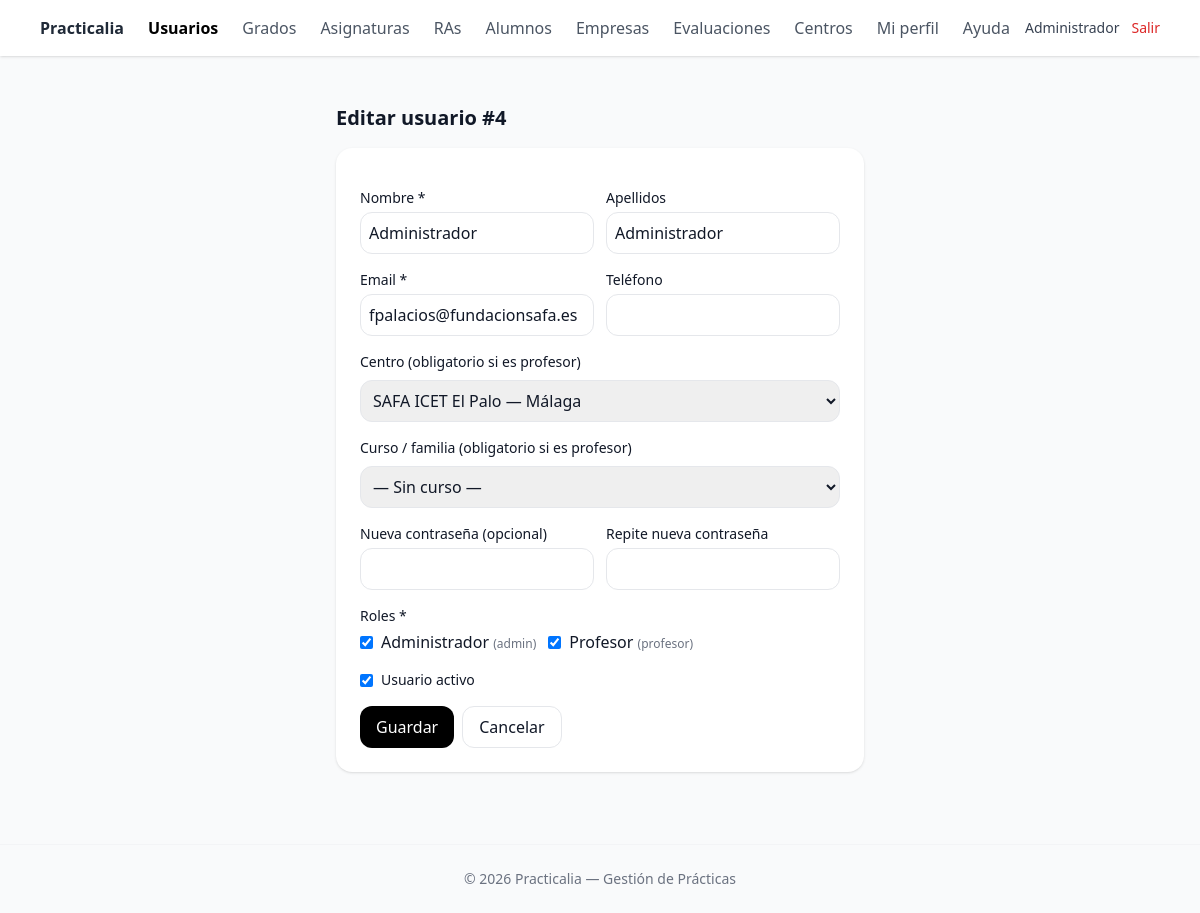
/public/admin/usuarios/edit.php?id=4 (signed in), run on an earlier commit of the app's database.
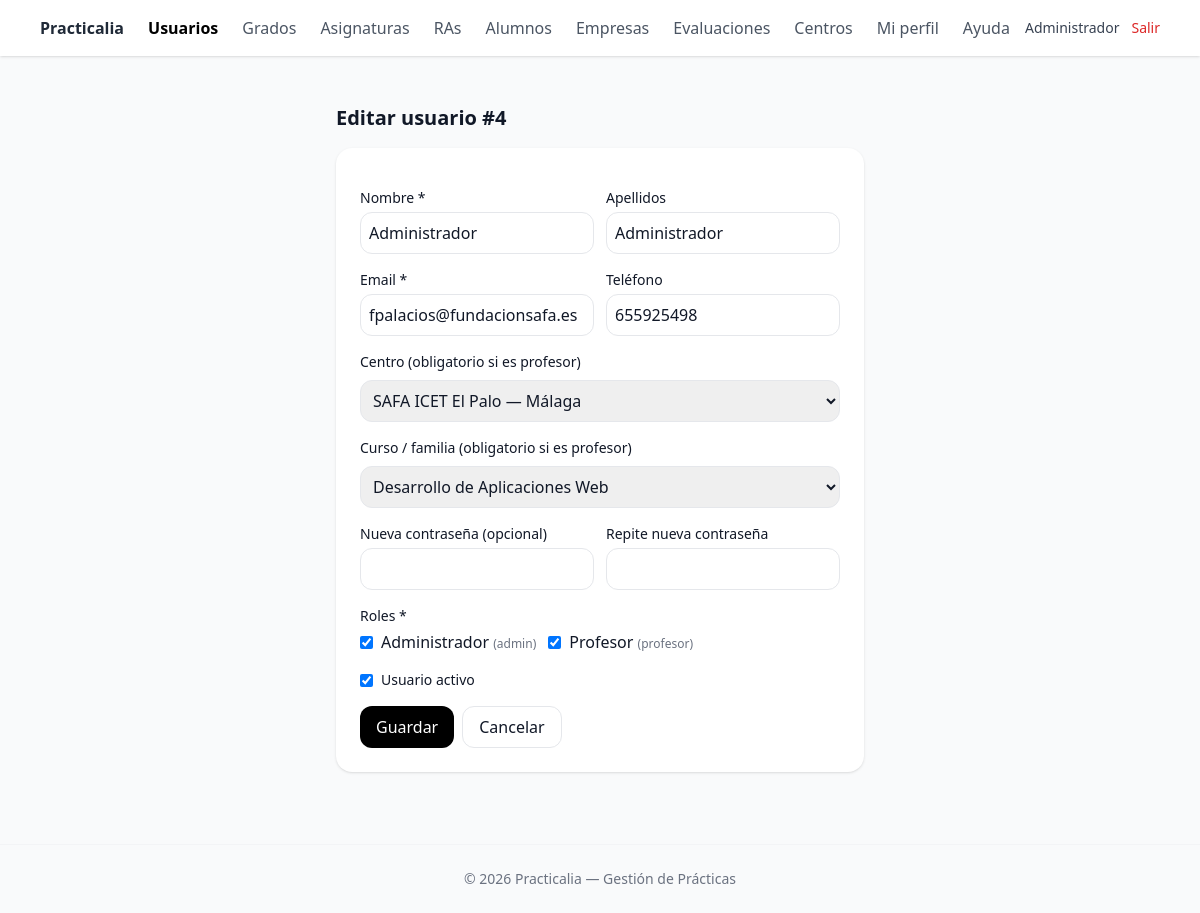
And on a later commit of the database.
### tables this page shows
CREATE TABLE `usuarios` (
  `id` int(10) UNSIGNED NOT NULL,
  `nombre` varchar(100) NOT NULL,
  `apellidos` varchar(150) DEFAULT NULL,
  `email` varchar(190) NOT NULL,
  `password_hash` varchar(255) NOT NULL,
  `telefono` varchar(30) DEFAULT NULL,
  `centro_id` int(10) UNSIGNED DEFAULT NULL,
  `activo` tinyint(1) NOT NULL DEFAULT 1,
  `created_at` timestamp NOT NULL DEFAULT current_timestamp(),
  `updated_at` timestamp NOT NULL DEFAULT current_timestamp() ON UPDATE current_timestamp(),
  `deleted_at` timestamp NULL DEFAULT NULL
);

CREATE TABLE `centros` (
  `id` int(10) UNSIGNED NOT NULL,
  `nombre` varchar(150) NOT NULL,
  `telefono` varchar(30) DEFAULT NULL,
  `email` varchar(120) DEFAULT NULL,
  `direccion` varchar(200) DEFAULT NULL,
  `ciudad` varchar(100) DEFAULT NULL,
  `provincia` varchar(100) DEFAULT NULL,
  `cp` varchar(10) DEFAULT NULL,
  `web` varchar(200) DEFAULT NULL,
  `created_at` timestamp NULL DEFAULT current_timestamp(),
  `updated_at` timestamp NULL DEFAULT current_timestamp() ON UPDATE current_timestamp(),
  `deleted_at` timestamp NULL DEFAULT NULL
);

CREATE TABLE `cursos_profesores` (
  `curso_id` int(10) UNSIGNED NOT NULL,
  `profesor_id` int(10) UNSIGNED NOT NULL,
  `created_at` timestamp NULL DEFAULT current_timestamp(),
  `updated_at` timestamp NULL DEFAULT current_timestamp() ON UPDATE current_timestamp()
);

CREATE TABLE `cursos` (
  `id` int(10) UNSIGNED NOT NULL,
  `nombre` varchar(150) NOT NULL,
  `codigo` varchar(50) DEFAULT NULL,
  `anyo` smallint(6) DEFAULT NULL,
  `activo` tinyint(1) NOT NULL DEFAULT 1,
  `created_at` timestamp NOT NULL DEFAULT current_timestamp(),
  `updated_at` timestamp NOT NULL DEFAULT current_timestamp() ON UPDATE current_timestamp()
);

### lib/auth.php (called while the page is built, shortened)
<?php
function current_user(): ?array
{
    return $_SESSION['user'] ?? null;
}
function require_role(string $codigoRol): bool
{
    $user = current_user();
    return in_array($codigoRol, $user['roles_codigos'] ?? [], true);
}

### public/admin/usuarios/edit.php (the view, shortened to what the changed rows need)
<?php
require_once __DIR__ . '/../../../lib/auth.php';
$idGet = filter_input(INPUT_GET, 'id', FILTER_VALIDATE_INT);
$idPost = filter_input(INPUT_POST, 'id', FILTER_VALIDATE_INT);
$id = $idPost ?: $idGet;
$centros = $pdo->query("SELECT id, nombre, ciudad FROM centros WHERE deleted_at IS NULL ORDER BY nombre")->fetchAll();
$cursos = $pdo->query("SELECT id, nombre FROM cursos ORDER BY nombre")->fetchAll();
$stU = $pdo->prepare('SELECT id, nombre, apellidos, email, telefono, activo, centro_id FROM usuarios WHERE id=:id AND deleted_at IS NULL LIMIT 1');
$stU->execute([':id' => $id]);
$usuario = $stU->fetch();
$stCP = $pdo->prepare("SELECT curso_id FROM cursos_profesores WHERE profesor_id = :p ORDER BY curso_id LIMIT 1");
$stCP->execute([':p' => $id]);
$cursoActual = (int) ($stCP->fetch()['curso_id'] ?? 0);
require_once __DIR__ . '/../../partials/_header.php';
?>
<h1 class="text-xl font-semibold mb-4">Editar usuario #<?= (int) $usuario['id'] ?></h1>
<form method="post" class="bg-white p-6 rounded-2xl shadow space-y-4">
  <div class="grid grid-cols-2 gap-3">
    <div>
      <label class="block text-sm font-medium">Nombre *</label>
      <input name="nombre" value="<?= htmlspecialchars($usuario['nombre']) ?>" required
        class="mt-1 w-full border rounded-xl p-2">
    </div>
    <div>
      <label class="block text-sm font-medium">Apellidos</label>
      <input name="apellidos" value="<?= htmlspecialchars($usuario['apellidos'] ?? '') ?>"
        class="mt-1 w-full border rounded-xl p-2">
    </div>
  </div>
  <div class="grid grid-cols-2 gap-3">
    <div>
      <label class="block text-sm font-medium">Email *</label>
      <input name="email" type="email" value="<?= htmlspecialchars($usuario['email']) ?>" required
        class="mt-1 w-full border rounded-xl p-2">
    </div>
    <div>
      <label class="block text-sm font-medium">Teléfono</label>
      <input name="telefono" value="<?= htmlspecialchars($usuario['telefono'] ?? '') ?>"
        class="mt-1 w-full border rounded-xl p-2">
    </div>
  </div>
  <div>
    <label class="block text-sm font-medium mb-1">Centro (obligatorio si es profesor)</label>
    <select name="centro_id" class="mt-1 w-full border rounded-xl p-2">
      <?php foreach ($centros as $c): ?>
        <option value="<?= (int) $c['id'] ?>" <?= ((int) ($usuario['centro_id'] ?? 0) === (int) $c['id']) ? 'selected' : '' ?>>
          <?= htmlspecialchars($c['nombre'] . (!empty($c['ciudad']) ? ' — ' . $c['ciudad'] : '')) ?>
        </option>
      <?php endforeach; ?>
    </select>
  </div>
  <div>
    <label class="block text-sm font-medium mb-1">Curso / familia (obligatorio si es profesor)</label>
    <select name="curso_id" class="mt-1 w-full border rounded-xl p-2">
      <option value="0">— Sin curso —</option>
      <?php foreach ($cursos as $c):
        $cid = (int) $c['id']; ?>
        <option value="<?= $cid ?>" <?= ($cid === (int) $cursoActual) ? 'selected' : '' ?>>
          <?= htmlspecialchars($c['nombre']) ?>
        </option>
      <?php endforeach; ?>
    </select>
  </div>
  <div class="grid grid-cols-2 gap-3">
  </div>
  <div>
  </div>
  <div class="flex items-center gap-2">
    <input type="checkbox" name="activo" id="activo" value="1" <?= ((int) $usuario['activo'] === 1) ? 'checked' : '' ?>>
    <label for="activo" class="text-sm">Usuario activo</label>
  </div>
  <div class="flex gap-2">
  </div>
</form>
</main>
<?php require_once __DIR__ . '/../../partials/_footer.php'; ?>

### public/partials/menu.php (shortened to what the changed rows need)
<?php
require_once __DIR__ . '/../../lib/auth.php';
$user = current_user();
$scriptName = $_SERVER['SCRIPT_NAME'] ?? '';
$publicPos = strpos($scriptName, '/public/');
$projectRoot = ($publicPos !== false) ? substr($scriptName, 0, $publicPos) : '';
$base = $projectRoot . '/public';
?>
<nav class="bg-white shadow mb-6">
  <div class="max-w-6xl mx-auto px-4">
    <div class="flex justify-between h-14 items-center">
      <div class="flex items-center gap-3 text-sm text-gray-700">
        <span><?= htmlspecialchars($user['nombre'] ?? '') ?></span>
        <a href="<?= $base ?>/logout.php" class="text-red-600 hover:underline">Salir</a>
      </div>
    </div>
  </div>
</nav>

What changed in the data, as far as the page shows it:
changed usuarios "Administrador": telefono (not shown) → "655925498"
added cursos_profesores: curso_id "Desarrollo de Aplicaciones Web"
Also different on the page:
form field curso_id: "— Sin curso —" → (not shown)
